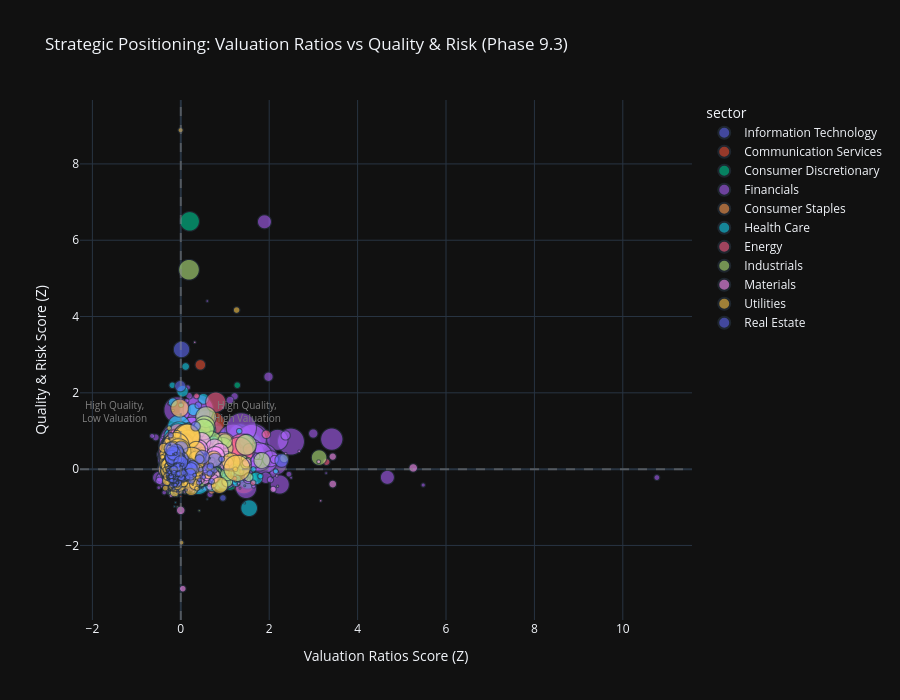

Source (notebook cell):
### Code cell
# Visualization 5: Category-Sector Bubble Chart (Value vs Quality Trade-offs)
print("\n📊 Category-Sector Bubble Chart:")

# Create scatter plot comparing two key categories with sector coloring
if 'category_score_matrix' in locals() and not category_score_matrix.empty:
    # Select two categories for comparison (e.g., Valuation vs Quality)
    categories_list = list(category_score_matrix.columns)

    # Default to Valuation Ratios (cat 2) vs Quality & Risk (cat 4) if available
    x_category = 'Valuation Ratios' if 'Valuation Ratios' in categories_list else categories_list[0]
    y_category = 'Quality & Risk' if 'Quality & Risk' in categories_list else (
        categories_list[1] if len(categories_list) > 1 else categories_list[0]
    )

    # Prepare data for bubble chart
    bubble_data = pd.DataFrame({
        x_category: category_score_matrix[x_category],
        y_category: category_score_matrix[y_category],
        'sector': all_stocks_scaled['sector'].values,
        'ticker': all_stocks_scaled.get('ticker', range(len(category_score_matrix))),
        'market_cap': all_stocks_imputed.get('market_cap', 100)  # Use raw (unscaled) data for bubble size
        }).dropna()

    # Create bubble chart
    fig_bubble = px.scatter(
            bubble_data,
            x=x_category,
            y=y_category,
            color='sector',
            size='market_cap',
            hover_data=['ticker'],
            title=f"Strategic Positioning: {x_category} vs {y_category} (Phase 9.3)",
            labels={
                x_category: f"{x_category} Score (Z)",
                y_category: f"{y_category} Score (Z)"
                },
            size_max=30,
            opacity=0.6
            )

    # Add quadrant lines
    fig_bubble.add_hline(y=0, line_dash="dash", line_color="gray", opacity=0.5)
    fig_bubble.add_vline(x=0, line_dash="dash", line_color="gray", opacity=0.5)

    # Add quadrant labels
    fig_bubble.add_annotation(
            text="High Quality,<br>High Valuation", x=1.5, y=1.5,
            showarrow=False, font=dict(size=10, color="gray")
            )
    fig_bubble.add_annotation(
            text="High Quality,<br>Low Valuation", x=-1.5, y=1.5,
            showarrow=False, font=dict(size=10, color="gray")
            )

    fig_bubble.update_layout(height=700)

    fig_bubble.show()
    output_path = eda_output_dir / "phase93_category_sector_bubble_chart.html"
    fig_bubble.write_html(output_path)

    print(f"\n✓ Category-sector bubble chart complete")
    print(f"  X-axis: {x_category}")
    print(f"  Y-axis: {y_category}")
    print(f"  Data points: {len(bubble_data)}")
    print(f"  Output: {output_path}")

    # Identify quadrants
    q1 = bubble_data[(bubble_data[x_category] > 0) & (bubble_data[y_category] > 0)]
    q2 = bubble_data[(bubble_data[x_category] < 0) & (bubble_data[y_category] > 0)]
    q3 = bubble_data[(bubble_data[x_category] < 0) & (bubble_data[y_category] < 0)]
    q4 = bubble_data[(bubble_data[x_category] > 0) & (bubble_data[y_category] < 0)]

    print(f"\n  📍 Quadrant Distribution:")
    print(f"    Q1 (High Val, High Qual): {len(q1)} stocks ({len(q1) / len(bubble_data) * 100:.1f}%)")
    print(
            f"    Q2 (Low Val, High Qual): {len(q2)} stocks ({len(q2) / len(bubble_data) * 100:.1f}%) - Value opportunities")
    print(f"    Q3 (Low Val, Low Qual): {len(q3)} stocks ({len(q3) / len(bubble_data) * 100:.1f}%)")
    print(f"    Q4 (High Val, Low Qual): {len(q4)} stocks ({len(q4) / len(bubble_data) * 100:.1f}%) - Risk flags")
else:
    print("  ⚠️ No category score data available for bubble chart")

### Figure 1 — Plotly figure (JSON) as saved in the notebook; plotly's stock layout.template omitted (floating-point values rounded to 4 significant figures; data arrays with more than 128 entries replaced by an {"elided": "..."} marker saying what was removed)
{"data": [{"customdata": {"elided": "895x1 str values"}, "hovertemplate": "sector=Information Technology<br>Valuation Ratios Score (Z)=%{x}<br>Quality & Risk Score (Z)=%{y}<br>market_cap=%{marker.size}<br>ticker=%{customdata[0]}<extra></extra>", "legendgroup": "Information Technology", "marker": {"color": "#636efa", "opacity": 0.6, "size": {"elided": "895 float values"}, "sizemode": "area", "sizeref": 50.49, "symbol": "circle"}, "mode": "markers", "name": "Information Technology", "showlegend": true, "x": {"elided": "895 float values"}, "xaxis": "x", "y": {"elided": "895 float values"}, "yaxis": "y", "type": "scattergl"}, {"customdata": {"elided": "323x1 str values"}, "hovertemplate": "sector=Communication Services<br>Valuation Ratios Score (Z)=%{x}<br>Quality & Risk Score (Z)=%{y}<br>market_cap=%{marker.size}<br>ticker=%{customdata[0]}<extra></extra>", "legendgroup": "Communication Services", "marker": {"color": "#EF553B", "opacity": 0.6, "size": {"elided": "323 float values"}, "sizemode": "area", "sizeref": 50.49, "symbol": "circle"}, "mode": "markers", "name": "Communication Services", "showlegend": true, "x": {"elided": "323 float values"}, "xaxis": "x", "y": {"elided": "323 float values"}, "yaxis": "y", "type": "scattergl"}, {"customdata": {"elided": "833x1 str values"}, "hovertemplate": "sector=Consumer Discretionary<br>Valuation Ratios Score (Z)=%{x}<br>Quality & Risk Score (Z)=%{y}<br>market_cap=%{marker.size}<br>ticker=%{customdata[0]}<extra></extra>", "legendgroup": "Consumer Discretionary", "marker": {"color": "#00cc96", "opacity": 0.6, "size": {"elided": "833 float values"}, "sizemode": "area", "sizeref": 50.49, "symbol": "circle"}, "mode": "markers", "name": "Consumer Discretionary", "showlegend": true, "x": {"elided": "833 float values"}, "xaxis": "x", "y": {"elided": "833 float values"}, "yaxis": "y", "type": "scattergl"}, {"customdata": {"elided": "1011x1 str values"}, "hovertemplate": "sector=Financials<br>Valuation Ratios Score (Z)=%{x}<br>Quality & Risk Score (Z)=%{y}<br>market_cap=%{marker.size}<br>ticker=%{customdata[0]}<extra></extra>", "legendgroup": "Financials", "marker": {"color": "#ab63fa", "opacity": 0.6, "size": {"elided": "1011 float values"}, "sizemode": "area", "sizeref": 50.49, "symbol": "circle"}, "mode": "markers", "name": "Financials", "showlegend": true, "x": {"elided": "1011 float values"}, "xaxis": "x", "y": {"elided": "1011 float values"}, "yaxis": "y", "type": "scattergl"}, {"customdata": {"elided": "466x1 str values"}, "hovertemplate": "sector=Consumer Staples<br>Valuation Ratios Score (Z)=%{x}<br>Quality & Risk Score (Z)=%{y}<br>market_cap=%{marker.size}<br>ticker=%{customdata[0]}<extra></extra>", "legendgroup": "Consumer Staples", "marker": {"color": "#FFA15A", "opacity": 0.6, "size": {"elided": "466 float values"}, "sizemode": "area", "sizeref": 50.49, "symbol": "circle"}, "mode": "markers", "name": "Consumer Staples", "showlegend": true, "x": {"elided": "466 float values"}, "xaxis": "x", "y": {"elided": "466 float values"}, "yaxis": "y", "type": "scattergl"}, {"customdata": {"elided": "666x1 str values"}, "hovertemplate": "sector=Health Care<br>Valuation Ratios Score (Z)=%{x}<br>Quality & Risk Score (Z)=%{y}<br>market_cap=%{marker.size}<br>ticker=%{customdata[0]}<extra></extra>", "legendgroup": "Health Care", "marker": {"color": "#19d3f3", "opacity": 0.6, "size": {"elided": "666 float values"}, "sizemode": "area", "sizeref": 50.49, "symbol": "circle"}, "mode": "markers", "name": "Health Care", "showlegend": true, "x": {"elided": "666 float values"}, "xaxis": "x", "y": {"elided": "666 float values"}, "yaxis": "y", "type": "scattergl"}, {"customdata": {"elided": "304x1 str values"}, "hovertemplate": "sector=Energy<br>Valuation Ratios Score (Z)=%{x}<br>Quality & Risk Score (Z)=%{y}<br>market_cap=%{marker.size}<br>ticker=%{customdata[0]}<extra></extra>", "legendgroup": "Energy", "marker": {"color": "#FF6692", "opacity": 0.6, "size": {"elided": "304 float values"}, "sizemode": "area", "sizeref": 50.49, "symbol": "circle"}, "mode": "markers", "name": "Energy", "showlegend": true, "x": {"elided": "304 float values"}, "xaxis": "x", "y": {"elided": "304 float values"}, "yaxis": "y", "type": "scattergl"}, {"customdata": {"elided": "1379x1 str values"}, "hovertemplate": "sector=Industrials<br>Valuation Ratios Score (Z)=%{x}<br>Quality & Risk Score (Z)=%{y}<br>market_cap=%{marker.size}<br>ticker=%{customdata[0]}<extra></extra>", "legendgroup": "Industrials", "marker": {"color": "#B6E880", "opacity": 0.6, "size": {"elided": "1379 float values"}, "sizemode": "area", "sizeref": 50.49, "symbol": "circle"}, "mode": "markers", "name": "Industrials", "showlegend": true, "x": {"elided": "1379 float values"}, "xaxis": "x", "y": {"elided": "1379 float values"}, "yaxis": "y", "type": "scattergl"}, {"customdata": {"elided": "660x1 str values"}, "hovertemplate": "sector=Materials<br>Valuation Ratios Score (Z)=%{x}<br>Quality & Risk Score (Z)=%{y}<br>market_cap=%{marker.size}<br>ticker=%{customdata[0]}<extra></extra>", "legendgroup": "Materials", "marker": {"color": "#FF97FF", "opacity": 0.6, "size": {"elided": "660 float values"}, "sizemode": "area", "sizeref": 50.49, "symbol": "circle"}, "mode": "markers", "name": "Materials", "showlegend": true, "x": {"elided": "660 float values"}, "xaxis": "x", "y": {"elided": "660 float values"}, "yaxis": "y", "type": "scattergl"}, {"customdata": {"elided": "241x1 str values"}, "hovertemplate": "sector=Utilities<br>Valuation Ratios Score (Z)=%{x}<br>Quality & Risk Score (Z)=%{y}<br>market_cap=%{marker.size}<br>ticker=%{customdata[0]}<extra></extra>", "legendgroup": "Utilities", "marker": {"color": "#FECB52", "opacity": 0.6, "size": {"elided": "241 float values"}, "sizemode": "area", "sizeref": 50.49, "symbol": "circle"}, "mode": "markers", "name": "Utilities", "showlegend": true, "x": {"elided": "241 float values"}, "xaxis": "x", "y": {"elided": "241 float values"}, "yaxis": "y", "type": "scattergl"}, {"customdata": {"elided": "195x1 str values"}, "hovertemplate": "sector=Real Estate<br>Valuation Ratios Score (Z)=%{x}<br>Quality & Risk Score (Z)=%{y}<br>market_cap=%{marker.size}<br>ticker=%{customdata[0]}<extra></extra>", "legendgroup": "Real Estate", "marker": {"color": "#636efa", "opacity": 0.6, "size": {"elided": "195 float values"}, "sizemode": "area", "sizeref": 50.49, "symbol": "circle"}, "mode": "markers", "name": "Real Estate", "showlegend": true, "x": {"elided": "195 float values"}, "xaxis": "x", "y": {"elided": "195 float values"}, "yaxis": "y", "type": "scattergl"}], "layout": {"xaxis": {"anchor": "y", "domain": [0.0, 1.0], "title": {"text": "Valuation Ratios Score (Z)"}}, "yaxis": {"anchor": "x", "domain": [0.0, 1.0], "title": {"text": "Quality & Risk Score (Z)"}}, "legend": {"title": {"text": "sector"}, "tracegroupgap": 0, "itemsizing": "constant"}, "title": {"text": "Strategic Positioning: Valuation Ratios vs Quality & Risk (Phase 9.3)"}, "shapes": [{"line": {"color": "gray", "dash": "dash"}, "opacity": 0.5, "type": "line", "x0": 0, "x1": 1, "xref": "x domain", "y0": 0, "y1": 0, "yref": "y"}, {"line": {"color": "gray", "dash": "dash"}, "opacity": 0.5, "type": "line", "x0": 0, "x1": 0, "xref": "x", "y0": 0, "y1": 1, "yref": "y domain"}], "annotations": [{"font": {"color": "gray", "size": 10}, "showarrow": false, "text": "High Quality,<br>High Valuation", "x": 1.5, "y": 1.5}, {"font": {"color": "gray", "size": 10}, "showarrow": false, "text": "High Quality,<br>Low Valuation", "x": -1.5, "y": 1.5}], "height": 700}}
